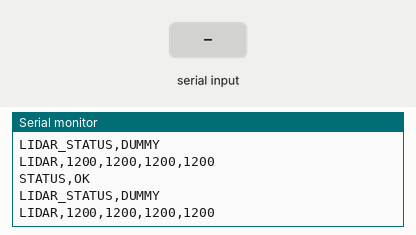
Recording of a sketch running on a simulated ESP32. On the bench: the last lines printed to the serial monitor. The test bench sets the inputs (shaded band).

Above: at 1.7 s.
1.8 s: "1\n" received over Serial
At 2.01 s:
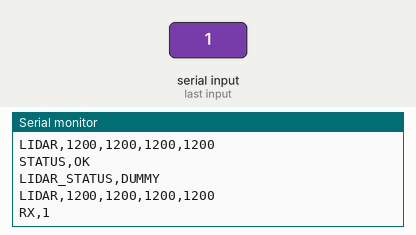
3.3 s: "0\n" received over Serial
At 3.46 s:
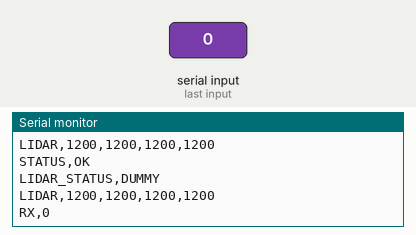

The sketch:

lidar_uart_test.ino
```cpp
// UART LiDAR test sketch.
// Motor output is not used in this sketch.

static const char* SKETCH_NAME = "lidar_uart_test";
static const char* VERSION = "0.1.0";

const int LIDAR_RX_PIN = 16;
const int LIDAR_TX_PIN = 17;
const long LIDAR_BAUDRATE = 115200;

unsigned long lastOutputMs = 0;

void handleSerialInput() {
  while (Serial.available()) {
    String line = Serial.readStringUntil('\n');
    line.trim();
    if (line.length() > 0) {
      Serial.print("RX,");
      Serial.println(line);
    }
  }
}

void setup() {
  Serial.begin(115200);
  delay(500);
  Serial.println("BOOT,LIDAR_UART_TEST_READY");
  Serial.print("FW,");
  Serial.print(SKETCH_NAME);
  Serial.print(",");
  Serial.println(VERSION);

  // Future wiring notes:
  // LiDAR TX -> ESP32 RX, LiDAR RX -> ESP32 TX, common GND.
  // Check LiDAR voltage before connecting.
  // HardwareSerial candidate:
  // Serial2.begin(LIDAR_BAUDRATE, SERIAL_8N1, LIDAR_RX_PIN, LIDAR_TX_PIN);
}

void loop() {
  handleSerialInput();
  unsigned long now = millis();
  if (now - lastOutputMs >= 700) {
    lastOutputMs = now;
    Serial.println("STATUS,OK");
    Serial.println("LIDAR_STATUS,DUMMY");
    Serial.println("LIDAR,1200,1200,1200,1200");
  }
}
```

Measured:
- after the input at 1.8 s, the serial monitor: prints a new line at once (image 1)
- after the input at 3.3 s, the serial monitor: prints a new line at once (image 2)
